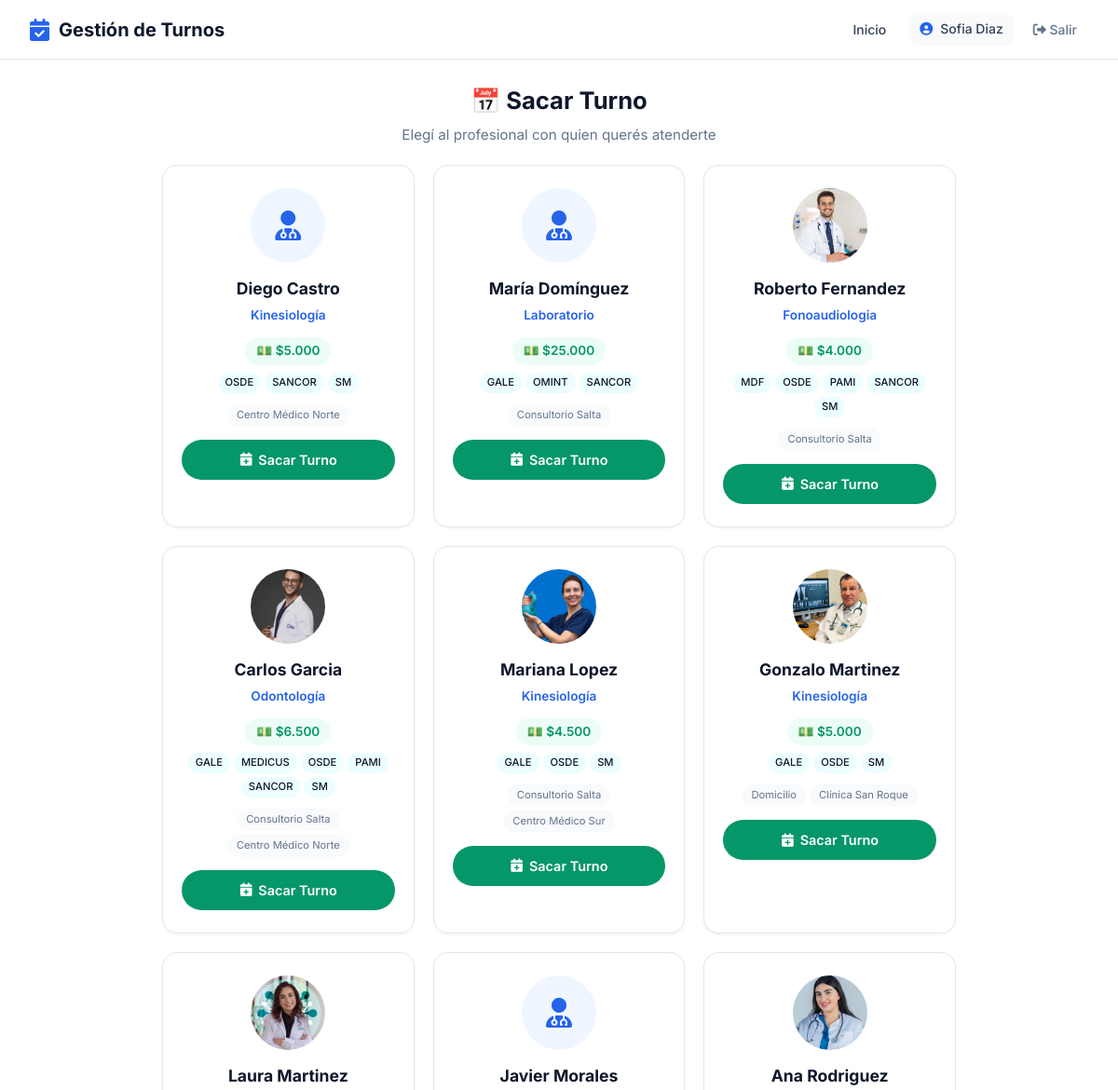
Page /paciente/sacar-turno/ (signed in, upper part) on the earlier database version.
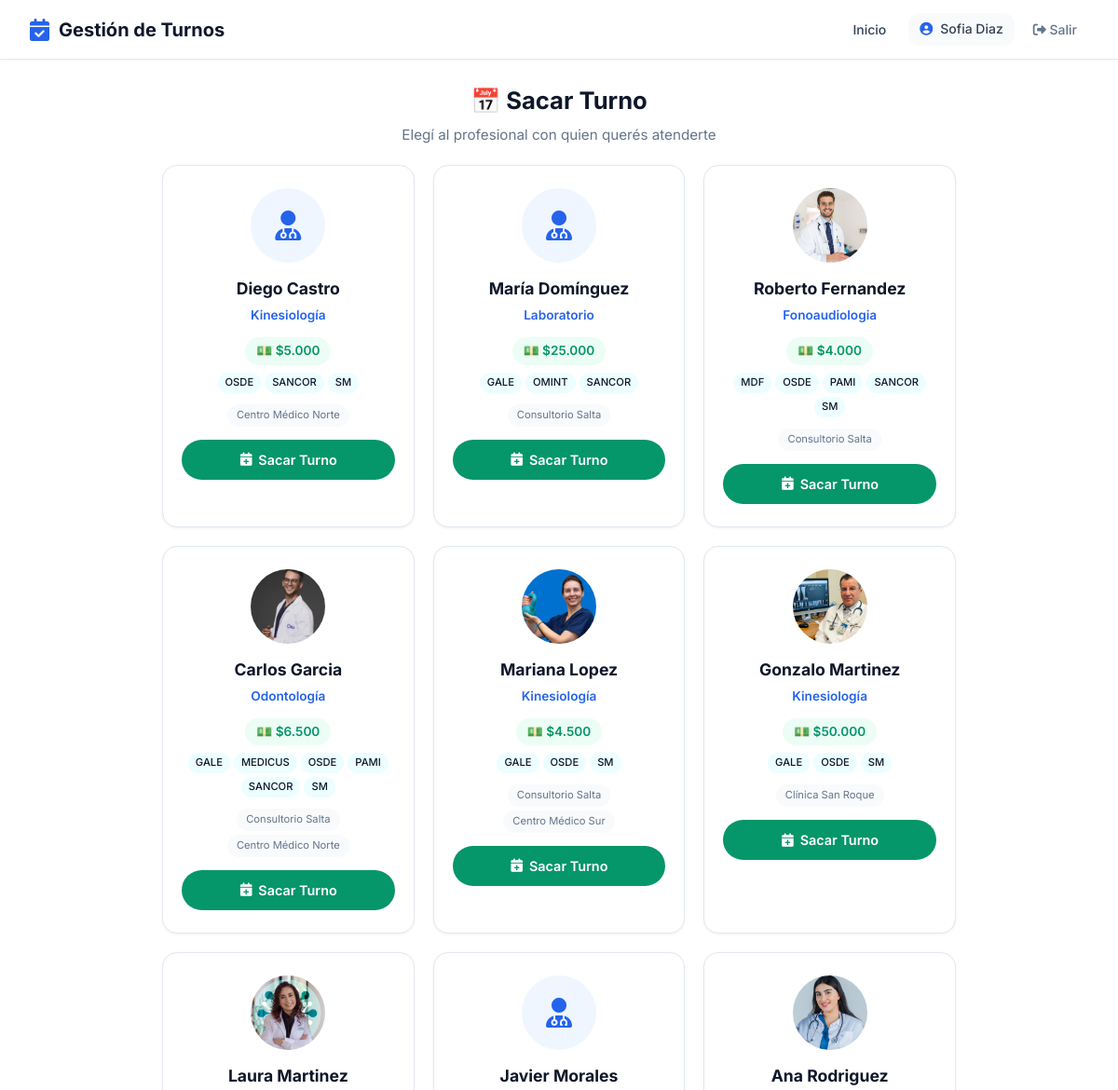
Same page on the later database version.
### usuarios/models.py (models this page shows, shortened)
class Usuario(AbstractUser):
    ROLES = [
        ('admin', 'Administrador'),
        ('profesional', 'Profesional'),
        ('secretaria', 'Secretaría'),
        ('paciente', 'Paciente'),
    ]
    rol = models.CharField(max_length=20, choices=ROLES, default='paciente')
    telefono = models.CharField(max_length=20, blank=True)
    establecimiento = models.ForeignKey(
    'establecimientos.Establecimiento',
    on_delete=models.SET_NULL,
    null=True,
    blank=True,
    verbose_name='Establecimiento'
)
    class Meta:
        verbose_name = 'Usuario'
        verbose_name_plural = 'Usuarios'

### profesionales/models.py (models this page shows, shortened)
class Profesional(Persona):
    ESPECIALIDADES = [
        ('odontologia', 'Odontología'),
        ('kinesiologia', 'Kinesiología'),
        ('psicologia', 'Psicología'),
        ('nutricion', 'Nutrición'),
        ('cardiologia', 'Cardiología'),
        ('medicina_general', 'Medicina General'),
        ('dermatologia', 'Dermatología'),
        ('estetica', 'Estética'),
        ('pediatria', 'Pediatría'),
        ('traumatologia', 'Traumatología'),
        ('veterinaria', 'Veterinaria'),
        ('fonoaudiologia', 'Fonoaudiologia'),
        ('laboratorio', 'Laboratorio'),
        ('otro', 'Otro'),
    ]
    usuario = models.OneToOneField(
        'usuarios.Usuario',
        on_delete=models.CASCADE,
        verbose_name='Usuario'
    )
    especialidad = models.CharField(
        max_length=50,
        choices=ESPECIALIDADES,
        verbose_name='Especialidad'
    )
    matricula = models.CharField(
        max_length=50,
        blank=True,
        verbose_name='Matrícula Profesional'
    )
    color_calendario = models.CharField(
        max_length=7,
        default='#4A90D9',
        verbose_name='Color en Calendario'
    )
    acepta_obra_social = models.BooleanField(
        default=False,
        verbose_name='Acepta Obra Social'
    )
    descripcion = models.TextField(
        blank=True,
        verbose_name='Descripción Profesional'
    )
    alias_pago = models.CharField(max_length=200, blank=True, verbose_name='Alias para transferencia')
    foto = models.ImageField(
    upload_to='profesionales/',
    blank=True,
    null=True,
    verbose_name='Foto de Perfil'
    )
    establecimientos = models.ManyToManyField(
    'establecimientos.Establecimiento',
    blank=True,
    related_name='profesionales',
    verbose_name='Consultorios donde atiende'
    )
    frase_destacada = models.CharField(max_length=200, blank=True, verbose_name='Frase destacada')
    precio_particular = models.DecimalField(max_digits=10, decimal_places=2, null=True, blank=True, verbose_name='Precio consulta particular')
    obras_sociales_texto = models.TextField(blank=True, verbose_name='Obras sociales (texto libre)')
    servicios_texto = models.TextField(blank=True, verbose_name='Servicios / Especializaciones')
    servicios_destacados = models.TextField(blank=True, verbose_name='Servicios destacados')
    especializaciones = models.TextField(blank=True, verbose_name='Especializaciones')
    atiende_por_orden = models.BooleanField(
    default=False,
    verbose_name='Atiende por orden de llegada'
)
    obras_sociales = models.ManyToManyField(
        'obras_sociales.ObraSocial',
        blank=True,
        related_name='profesionales',
        verbose_name='Obras Sociales'
    )
    planes = models.ManyToManyField(
        'obras_sociales.Plan',
        blank=True,
        verbose_name='Planes'
    )
    permite_ejercicios = models.BooleanField(
    default=False,
    verbose_name='Activar sección de ejercicios'
)
    permite_planes_alimentacion = models.BooleanField(
        default=False,
        verbose_name='Activar planes de alimentación'
    )
    class Meta:
        verbose_name = 'Profesional'
        verbose_name_plural = 'Profesionales'
        ordering = ['apellido', 'nombre']

### obras_sociales/models.py (models this page shows, shortened)
class ObraSocial(ModeloBase):
    nombre = models.CharField(max_length=200, verbose_name='Nombre')
    sigla = models.CharField(max_length=20, verbose_name='Sigla')
    telefono = models.CharField(max_length=20, blank=True, verbose_name='Teléfono')
    email = models.EmailField(blank=True, verbose_name='Email')
    activo = models.BooleanField(default=True, verbose_name='Activo')
    class Meta:
        verbose_name = 'Obra Social'
        verbose_name_plural = 'Obras Sociales'
        ordering = ['nombre']

### establecimientos/models.py (models this page shows, shortened)
class Establecimiento(ModeloBase):
    nombre = models.CharField(max_length=200, verbose_name='Nombre')
    direccion = models.CharField(max_length=200, verbose_name='Dirección')
    telefono = models.CharField(max_length=20, verbose_name='Teléfono')
    email = models.EmailField(verbose_name='Email')
    cuit = models.CharField(max_length=13, verbose_name='CUIT')
    logo = models.ImageField(upload_to='logos/', blank=True, verbose_name='Logo')
    class Meta:
        verbose_name = 'Establecimiento'
        verbose_name_plural = 'Establecimientos'

### pacientes/views_portal.py (the view, shortened to what this page needs)
@login_required
def sacar_turno_paciente(request, profesional_id=None):
    if request.user.rol != 'paciente':
        return redirect('home')
    paciente = get_object_or_404(Paciente, usuario=request.user)
    hoy = date.today()
    cliente_slug = request.session.get('cliente_slug')
    cliente = None
    if cliente_slug:
        try:
            cliente = ClienteSaaS.objects.get(slug=cliente_slug, activo=True)
        except ClienteSaaS.DoesNotExist:
            pass
    if cliente:
        if cliente.tipo == 'consultorio':
            profesionales = Profesional.objects.filter(
                establecimientos=cliente.establecimiento, activo=True
            )
        else:  # profesional independiente
            profesionales = Profesional.objects.filter(
                id=cliente.profesional.id, activo=True
            )
    else:
        config = ConfiguracionSistema.obtener()
        if config.modo == 'consultorio' and config.establecimiento_principal:
            profesionales = Profesional.objects.filter(
                establecimientos=config.establecimiento_principal,
                activo=True
            ).distinct()
        else:
            profesionales_ids = TurnoProfesional.objects.filter(
                paciente=paciente
            ).values_list('profesional_id', flat=True).distinct()
            profesionales = Profesional.objects.filter(
                Q(id__in=profesionales_ids) | Q(establecimientos__isnull=False),
                activo=True
            ).distinct()[:10]
    return render(request, 'pacientes/portal/elegir_profesional.html', {
        'paciente': paciente,
        'profesionales': profesionales,
        'cliente': cliente,
    })

### core_app/models.py (called while the page is built)
    @property
    def nombre_completo(self):
        return f"{self.nombre} {self.apellido}"

    @classmethod
    def obtener(cls):
        config = cls.objects.first()
        if not config:
            config = cls.objects.create()
        return config

### pacientes/templates/pacientes/portal/elegir_profesional.html (shortened to what this page needs)
{% extends 'core_app/base.html' %}
{% load humanize %}
{% load static %}
{% block extra_css %}
    <link rel="stylesheet" href="{% static 'css/pages/portal_paciente.css' %}">
{% endblock %}
{% block content %}
<div class="portal-paciente-page">
<div class="portal-paciente-container">
    <div style="text-align: center; padding: 24px 0 20px;">
        <h1 style="font-size: 1.6rem; font-weight: 700; color: var(--text); margin: 0 0 4px 0;">📅 Sacar Turno</h1>
        <p style="color: var(--text-muted); font-size: 0.95rem;">Elegí al profesional con quien querés atenderte</p>
    </div>
    {% if profesionales %}
        <div class="profesionales-grid-portal">
            {% for prof in profesionales %}
            <div class="profesional-card-portal">
                <div class="profesional-avatar-portal">
                    {% if prof.foto %}
                        <img src="{{ prof.foto.url }}" alt="{{ prof.nombre_completo }}">
                    {% else %}
                        <i class="fas fa-user-md"></i>
                    {% endif %}
                </div>
                <h3>{{ prof.nombre_completo }}</h3>
                <p class="especialidad">{{ prof.get_especialidad_display }}</p>
                {% if prof.precio_particular %}
                    <span class="precio-portal">💵 ${{ prof.precio_particular|floatformat:0|intcomma }}</span>
                {% endif %}
                {% if prof.obras_sociales.exists %}
                    <div class="obras-sociales-badges">
                        {% for os in prof.obras_sociales.all %}
                            <span class="os-badge-mini">{{ os.sigla }}</span>
                        {% endfor %}
                    </div>
                {% endif %}
                <div class="consultorio-tags">
                    {% if cliente and cliente.tipo == 'consultorio' %}
                        <span class="consultorio-tag">{{ cliente.establecimiento.nombre }}</span>
                    {% else %}
                        {% for est in prof.establecimientos.all %}
                            <span class="consultorio-tag">{{ est.nombre }}</span>
                        {% endfor %}
                    {% endif %}
                </div>
                {% if prof.atiende_por_orden %}
                    <button class="btn-orden-llegada-portal" onclick="abrirModal('{{ prof.nombre_completo|escapejs }}', '{{ prof.get_especialidad_display|escapejs }}', {{ prof.id }})">
                        Orden de Llegada
                    </button>
                {% elif prof.establecimientos.count == 1 %}
                    <a href="{% url 'sacar_turno_paciente_profesional' prof.id %}?establecimiento={{ prof.establecimientos.first.id }}" class="btn-sacar-turno-portal">
                        <i class="fas fa-calendar-plus"></i> Sacar Turno
                    </a>
                {% else %}
                    <a href="{% url 'sacar_turno_paciente_profesional' prof.id %}" class="btn-sacar-turno-portal">
                        <i class="fas fa-calendar-plus"></i> Sacar Turno
                    </a>
                {% endif %}
            </div>
            {% endfor %}
        </div>
    {% endif %}
</div>
</div>
{% endblock %}

### core_app/templates/core_app/base.html (shortened to what this page needs)
<!DOCTYPE html>
<html lang="es">
<head>
    <link rel="stylesheet" href="https://cdnjs.cloudflare.com/ajax/libs/font-awesome/6.4.0/css/all.min.css">
    {% load static %}
    <link rel="stylesheet" href="{% static 'css/core/base.css' %}">
    <link rel="stylesheet" href="{% static 'css/themes/default.css' %}" id="theme-css">
    <link rel="stylesheet" href="{% static 'css/core/layout.css' %}">
    <link rel="stylesheet" href="{% static 'css/core/components.css' %}">
    {% block extra_css %}{% endblock %}
</head>
<body>
    <nav class="navbar">
        <a href="{% url 'home' %}" class="navbar-brand">
            <i class="fas fa-calendar-check"></i>
            Gestión de Turnos
        </a>
        <ul class="navbar-nav">
            <li><a href="{% url 'home' %}" class="nav-link {% if request.resolver_match.url_name == 'home' %}active{% endif %}">Inicio</a></li>
            {% if user.is_authenticated %}
                <li>
                    <span class="nav-user">
                        <i class="fas fa-user-circle"></i>
                        {{ user.get_full_name|default:user.username }}
                    </span>
                </li>
                <li>
                    <form method="post" action="{% url 'logout' %}" style="display: inline;">
                        <button type="submit" class="btn-logout">
                            <i class="fas fa-sign-out-alt"></i> Salir
                        </button>
                    </form>
                </li>
            {% else %}
                <li><a href="{% url 'login' %}" class="btn btn-sm">Ingresar</a></li>
            {% endif %}
        </ul>
    </nav>
    <div class="container">
        {% block content %}{% endblock %}
    </div>
</body>
</html>

### static/css/core/base.css (style rules this page uses)
:root { --primary: #2563eb; --primary-dark: #1d4ed8; --primary-light: #dbeafe; --success: #059669; --success-light: #d1fae5; --warning: #d97706; --warning-light: #fef3c7; --danger: #dc2626; --danger-light: #fee2e2; --info: #0891b2; --info-light: #cffafe; --white: #ffffff; --gray-50: #f9fafb; --gray-100: #f3f4f6; --gray-200: #e5e7eb; --gray-300: #d1d5db; --gray-400: #9ca3af; --gray-500: #6b7280; --gray-600: #4b5563; --gray-700: #374151; --gray-800: #1f2937; --gray-900: #111827; --text-main: #1f2937; --text-secondary: #4b5563; --text-muted: #9ca3af; --bg-body: #ffffff; --bg-card: #ffffff; --bg-alt: #f8fafc; --border-color: #e5e7eb; --shadow-sm: 0 1px 2px 0 rgba(0, 0, 0, 0.05); --shadow: 0 1px 3px 0 rgba(0, 0, 0, 0.1), 0 1px 2px -1px rgba(0, 0, 0, 0.1); --shadow-md: 0 4px 6px -1px rgba(0, 0, 0, 0.1), 0 2px 4px -2px rgba(0, 0, 0, 0.1); --shadow-lg: 0 10px 15px -3px rgba(0, 0, 0, 0.1), 0 4px 6px -4px rgba(0, 0, 0, 0.1); --radius-sm: 6px; --radius: 8px; --radius-lg: 12px; --radius-xl: 16px; --radius-full: 9999px; --sacar-input-bg: #ffffff; --sacar-input-text: #1e293b; --sacar-input-border: #cbd5e1; --sacar-dia-bg: #ffffff; --sacar-dia-text: #1e293b; --sacar-dia-border: #e2e8f0; --sacar-dia-selected-bg: #eff6ff; --sacar-dia-selected-border: #3b82f6; --sacar-dia-selected-text: #1d4ed8; --sacar-consultorio-bg: #f0fdf4; --sacar-consultorio-text: #065f46; --sacar-consultorio-border: #bbf7d0; --diagnostic-bg: #f0fdf4; --diagnostic-text: #166534; --diagnostic-text-strong: #15803d; --medication-bg: #fef3c7; --medication-text: #78350f; --medication-text-strong: #92400e; --medication-text-muted: #92400e; --warning-bg: #fff3cd; --warning-border: #ffc107; --warning-text: #856404; }
* { margin: 0; padding: 0; box-sizing: border-box; }
body { font-family: 'Inter', -apple-system, BlinkMacSystemFont, 'Segoe UI', sans-serif; background-color: var(--bg-body); color: var(--text-main); line-height: 1.6; -webkit-font-smoothing: antialiased; }
a { color: var(--primary); text-decoration: none; }
img { max-width: 100%; height: auto; }

### static/css/themes/default.css (style rules this page uses)
:root { --primary: var(--custom-primary, #2563eb); --primary-dark: var(--custom-primary-dark, #1d4ed8); --primary-light: #eff6ff; --success: #059669; --success-light: #ecfdf5; --warning: #d97706; --warning-light: #fffbeb; --danger: #dc2626; --danger-light: #fef2f2; --info: #0891b2; --info-light: #ecfeff; --text: var(--text-main); --bg-body: #ffffff; --bg-card: #ffffff; --bg-alt: #f8fafc; --text-main: #0f172a; --text-secondary: #334155; --text-muted: #64748b; --border-color: #e2e8f0; --navbar-bg: #ffffff; --navbar-border: #e2e8f0; --navbar-shadow: 0 1px 3px rgba(0,0,0,0.04); --navbar-brand-color: #0f172a; --navbar-link-color: #334155; --navbar-link-hover-bg: #eff6ff; --navbar-link-hover-color: var(--primary); --navbar-user-bg: #f8fafc; --navbar-user-color: #334155; --footer-bg: #0f172a; --footer-text: #94a3b8; --footer-border: rgba(255,255,255,0.1); --footer-heading-color: #ffffff; --footer-link-color: #93c5fd; --footer-link-hover-color: #bfdbfe; --whatsapp-bg: #25D366; --whatsapp-color: #ffffff; --hero-btn-bg: #ffffff; --hero-btn-color: #0f172a; --tag-bg: #d1fae5; --tag-color: #065f46; --tag-os-bg: #ede9fe; --tag-os-color: #5b21b6; --white: #ffffff; --gray-50: #f8fafc; --gray-100: #f1f5f9; --gray-200: #e2e8f0; --gray-300: #cbd5e1; --gray-400: #94a3b8; --gray-500: #64748b; --gray-600: #475569; --gray-700: #334155; --gray-800: #1e293b; --gray-900: #0f172a; --shadow-sm: 0 1px 2px rgba(0,0,0,0.04); --shadow: 0 1px 3px rgba(0,0,0,0.06); --shadow-md: 0 4px 6px rgba(0,0,0,0.06); --shadow-lg: 0 10px 15px rgba(0,0,0,0.08); }
:root { --primary: var(--custom-primary, #2563eb); --primary-dark: var(--custom-primary-dark, #1d4ed8); }

### static/css/core/components.css (style rules this page uses)
.btn-logout { background: none; border: none; color: var(--text-muted); cursor: pointer; padding: 8px 12px; border-radius: var(--radius); font-size: 0.875rem; font-weight: 500; transition: all 0.2s ease; font-family: inherit; }

Differences in the rows shown:
changed Profesional "Gonzalo Martinez": loses Establecimiento (nombre "Domicilio"); precio_particular "5.000" → "50.000"
